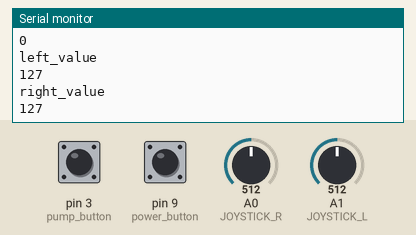
This sketch was run on a simulated Arduino Uno, built with avr-gcc and run on an emulated ATmega328P. Parts: the last lines printed to the serial monitor. The inputs (shaded band) are chosen by the test bench; at power-on: A0 (JOYSTICK_R) = 512, A1 (JOYSTICK_L) = 512, pin 3 (pump_button) LOW, pin 9 (power_button) LOW. No radio packets arrive unless stated.

Above: at 2.2 s.
2.3 s: A0 (JOYSTICK_R) set to 716
At 3.4 s:
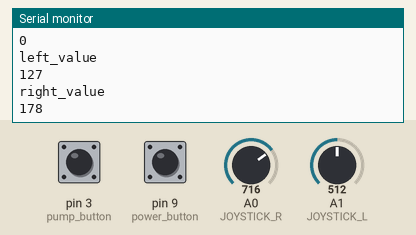
3.8 s: A1 (JOYSTICK_L) set to 306
At 4.7 s:
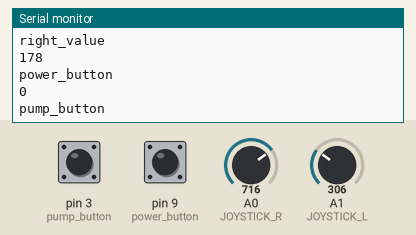
5.3 s: pin 3 (pump_button) pulled HIGH for 0.15 s
6.9 s: A0 (JOYSTICK_R) set to 900
8.4 s: A1 (JOYSTICK_L) set to 122
At 9.1 s:
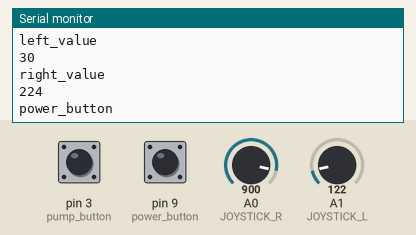
Timing chart, 0 to 10.9 s (numbered marks = the images above; inputs shaded):
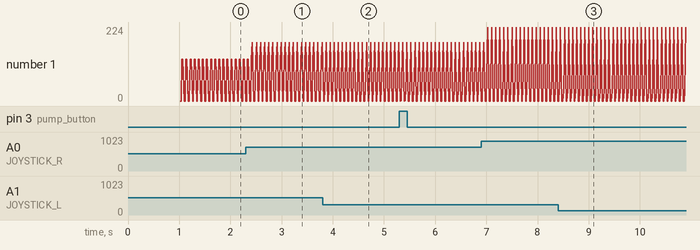

The sketch:

nrf_tx.ino
```cpp
#include <SPI.h>
#include "nRF24L01.h"
#include "RF24.h"

#define CE_PIN 4
#define CSN_PIN 10
#define JOYSTICK_R A0
#define JOYSTICK_L A1

//void stop();

unsigned int right_value = 0;
unsigned int left_value = 0;
int power_button = 9; //interrupt
int pump_button = 3; //start pump when button state is 0

volatile boolean power_buttonPressed;
volatile boolean buttonChange;
volatile boolean pump_buttonPressed;

// Create a Radio
RF24 radio(CE_PIN, CSN_PIN);

//Single radio pipe address for the 2 nodes to communicate
const uint64_t pipe = 0xE8E8F0F0E1LL;

// 4 element array holding Joysticks readings
uint8_t data[4];

void setup(){
  Serial.begin(9600);
  radio.begin();
  radio.openWritingPipe(pipe);
  pinMode(power_button, INPUT);
  pinMode(pump_button, INPUT);
  //attachInterrupt(digitalPinToInterrupt(button), stop, LOW);
  delay(1000);
}

void loop(){
  power_buttonPressed = digitalRead(power_button);
  data[0] = power_buttonPressed;
  pump_buttonPressed = digitalRead(pump_button);
  data[1] = pump_buttonPressed;
  left_value = analogRead(JOYSTICK_L);
  data[2] = map(left_value, 0, 1024, 0 , 255);
  data[2] = constrain(data[2], 0, 255);
  right_value = analogRead(JOYSTICK_R);
  data[3] = map(right_value, 0, 1024, 0 , 255);
  data[3] = constrain(data[3], 0, 255);
  Serial.println("power_button");
  Serial.println(data[0]);
  Serial.println("pump_button");
  Serial.println(data[1]);
  Serial.println("left_value");
  Serial.println(data[2]);
  Serial.println("right_value");
  Serial.println(data[3]);

  bool ok = radio.write(data, sizeof(data));
  delay(75);
}

/*void stop(){
  buttonPressed = digitalRead(button);
  while (!buttonPressed){
  //digitalWrite(tx_led, LOW);
  buttonChange = digitalRead(button);
  if (buttonChange == HIGH)
  break;
  }
 }*/
```

Measured:
- after the input at 2.3 s, the serial monitor: prints a new line after 0.13 s (image 1)
- after the input at 3.8 s, the serial monitor: prints a new line after 0.05 s (image 2)
- after the input at 8.4 s, the serial monitor: prints a new line after 0.11 s (image 3)
- plotted number 1: 127 → 178 after the input at 2.3 s
